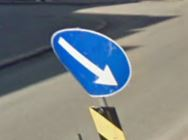
#> input picture data/norwegian_signs/0 (1).JPG, 188 x 140 px, found by its file name; its folder holds 4 pictures in this run
$ jupyter execute --allow-errors PreProcessing.ipynb
#> lines starting #> are read from the running program, lines starting #| are printed output that depends on the picture
This is a preprocessing fase.
data is stored in the "data" directory, and is seperated to train data and test data.
This fase is going to preprocess the train and test data and save them as .npy files in "processed_data" directory.
Making, training and testing the models is the next fase.

In case you want to make the gray scale data. Uncomment the lines after the (gray-scale) comment, and comment the lines wich have the same porpose.

# imports

[cell 1]
import os
import numpy as np
import pandas as pd
import matplotlib.pyplot as plt
from PIL import Image

# Train data

loading the train images located in "train" directory to data array and labels array

[cell 2]
data =[] # where we are gonna store the data
labels = [] # the correct labels for the images
classes =43
project_path = os.getcwd() # current directory which the provided dataset is stored in ./data directory

#> (the rest of this cell did not finish here and is left out)

#> (a cell that did not finish here is left out)

saving the processed data as it is taking too long to make tha data and lables array.

[cell 4]
# will be saved in processed_data directory
np.save("./processed_data/data_train",data)
np.save("./processed_data/labels_train",labels)

# gray-scaled
#np.save("./processed_data/data_train_gray",data)
#np.save("./processed_data/labels_train_gray",labels)

[cell 5]
# check again to see if everything is alright
data_train = np.load("./processed_data/data_train.npy")
labels_train = np.load("./processed_data/labels_train.npy")

# gray-scale
#data_train = np.load("./processed_data/data_train_gray.npy")
#labels_train = np.load("./processed_data/labels_train_gray.npy")


assert data_train.shape[0] == labels_train.shape[0], "data and lapels dont have the same length after loading"
#> (the rest of this cell did not finish here and is left out)

# Test data

Doing the same thing for the test data which is located in test directory

[cell 6]
path = os.path.join(project_path,'data')
data = []
labels = []

#> (the rest of this cell did not finish here and is left out)

#> (a cell that did not finish here is left out)

saving the test data and test labels

[cell 8]
np.save("./processed_data/data_test",data)
np.save("./processed_data/labels_test",labels)

# gray-scale
#np.save("./processed_data/data_test_gray",data)
#np.save("./processed_data/labels_test_gray",labels)

[cell 9]
# check again to see if everything is alright
data_test = np.load("./processed_data/data_test.npy")
labels_test = np.load("./processed_data/labels_test.npy")

#gray-scale
#data_test = np.load("./processed_data/data_test_gray.npy")
#labels_test = np.load("./processed_data/labels_test_gray.npy")


assert data_test.shape[0] == labels_test.shape[0], "test data and test lapels dont have the same length after loading"
#> (the rest of this cell did not finish here and is left out)

# visualisation

making a smiple bar plot to show the number of items of each class in the training data.
This indicates that the higher the number of a class-item the better the classification for this class is.

#> (a cell that did not finish here is left out)

# Norwegian Traffic signes

Preprocessing some Norwegian traffic signe pics.
The pics are gonna be used to test the models against norwegian signes insted of the german signes that were used for training.

[cell 11]
project_path = os.getcwd()
path = os.path.join(project_path,'data')
data = []
labels = []

nor_test_csv = pd.read_csv("./data/norwegian_signs.csv")
#> (reads data/norwegian_signs.csv from the repository)
labels = nor_test_csv["ClassId"].values
images = nor_test_csv["Path"].values

for img in images:
    try:
        image = Image.open(path +'\\norwegian_signs/'+ img) # load
#> image is the input picture: PIL image 188x140 RGB; mean R, G, B 121.8, 128.8, 130.5
        #image = image.convert("L") # gray-scale
        image = image.resize((30,30))
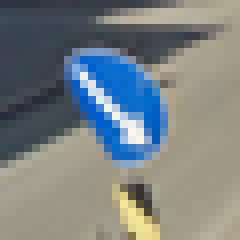
#> image: PIL image 30x30 RGB (shown 8 times larger); mean R, G, B 121.9, 128.8, 130.5
        image = np.array(image)
        #image = np.reshape(image,(30,30,1)) # add a third chanel (gray-scale)
        data.append(image)
    except Exception as e: # in case of an exception
            print(e)
#> pass 2 of the loop `for img in images:`:
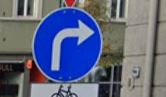
#> input picture data/norwegian_signs/0 (10).JPG, 166 x 97 px, found by its file name
#> image is the input picture: PIL image 166x97 RGB; mean R, G, B 96, 102.7, 127.3
#> `image = image.resize((30,30))`:
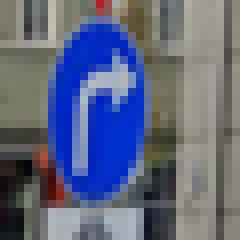
#> image: PIL image 30x30 RGB (shown 8 times larger); mean R, G, B 96.1, 102.7, 127.2
#> pass 3 of the loop `for img in images:`:
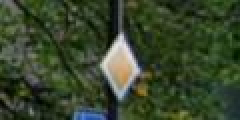
#> input picture data/norwegian_signs/0 (11).JPG, 120 x 60 px, found by its file name (shown 2 times larger)
#> image is the input picture: PIL image 120x60 RGB; mean R, G, B 55.5, 69.1, 44
#> `image = image.resize((30,30))`:
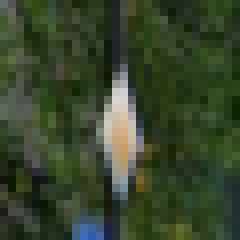
#> image: PIL image 30x30 RGB (shown 8 times larger); mean R, G, B 55.5, 69.1, 44
#> the loop made 46 passes; the first 3 are shown

print(data[0].shape)
#| (30, 30, 3)
data = np.array(data)
labels = np.array(labels)

#> (the rest of this cell did not finish here and is left out)

[cell 12]
# save the pics
np.save("./processed_data/data_nor_test",data)
np.save("./processed_data/labels_nor_test",labels)

#gray-scale
#np.save("./processed_data/data_nor_test_gray",data)
#np.save("./processed_data/labels_nor_test_gray",labels)

[cell 13]
# check again to see if everything is alright
data_nor_test = np.load("./processed_data/data_nor_test.npy")
labels_nor_test = np.load("./processed_data/labels_nor_test.npy")

# gray-scale
#data_nor_test = np.load("./processed_data/data_nor_test_gray.npy")
#labels_nor_test = np.load("./processed_data/labels_nor_test_gray.npy")


#> (the rest of this cell did not finish here and is left out)

# Norwegian Meta signs

Preprosessing the norwegian meta images to test the model on norwegian signs without background noise.

[cell 14]
project_path = os.getcwd()
path = os.path.join(project_path,'data')
data = []
labels = []

nor_test_csv = pd.read_csv("./data/norwegian_meta.csv")
#> (reads data/norwegian_meta.csv from the repository)
labels = nor_test_csv["ClassId"].values
images = nor_test_csv["Path"].values

for img in images:
    try:
        image = Image.open(path +'\\norwegian_meta/'+ img) # load
        #image = image.convert("L") # gray-scale
        image = image.resize((30,30))
        image = np.array(image)
        #image = np.reshape(image,(30,30,1)) # add a third chanel
        data.append(image)
    except Exception as e: # in case of an exception
            print(e)
#> pass 2 of the loop `for img in images:`:
#> pass 3 of the loop `for img in images:`:
#> the loop made 36 passes; the first 3 are shown

#> (the rest of this cell did not finish here and is left out)

[cell 15]
# save the pics
np.save("./processed_data/data_nor_meta",data)
np.save("./processed_data/labels_nor_meta",labels)

# gray-scale
#np.save("./processed_data/data_nor_meta_gray",data)
#np.save("./processed_data/labels_nor_meta_gray",labels)

[cell 16]
# check again to see if everything is alright
data_nor_meta = np.load("./processed_data/data_nor_meta.npy")
labels_nor_meta = np.load("./processed_data/labels_nor_meta.npy")


# gray-scale
#data_nor_meta = np.load("./processed_data/data_nor_meta_gray.npy")
#labels_nor_meta = np.load("./processed_data/labels_nor_meta_gray.npy")

#> (the rest of this cell did not finish here and is left out)

# Norwegian cropped signs

making norwegian cropped test sign numpy array.

[cell 17]
project_path = os.getcwd()
path = os.path.join(project_path,'data')
data = []
labels = []

nor_test_csv = pd.read_csv("./data/norwegian_signs.csv")
labels = nor_test_csv["ClassId"].values
images = nor_test_csv["Path"].values

for img in images:
    try:
        image = Image.open(path +'\\norwegian_cropped/'+ img)
        #image = image.convert("L") # gray-scale
        image = image.resize((30,30))
        image = np.array(image)
        #image = np.reshape(image,(30,30,1)) # add a third chanel (gray-scale)
        data.append(image)
    except Exception as e: # in case of an exception
            print(e)
#> pass 2 of the loop `for img in images:`:
#> pass 3 of the loop `for img in images:`:
#> the loop made 46 passes; the first 3 are shown

print(data[0].shape)
#| (30, 30, 3)
